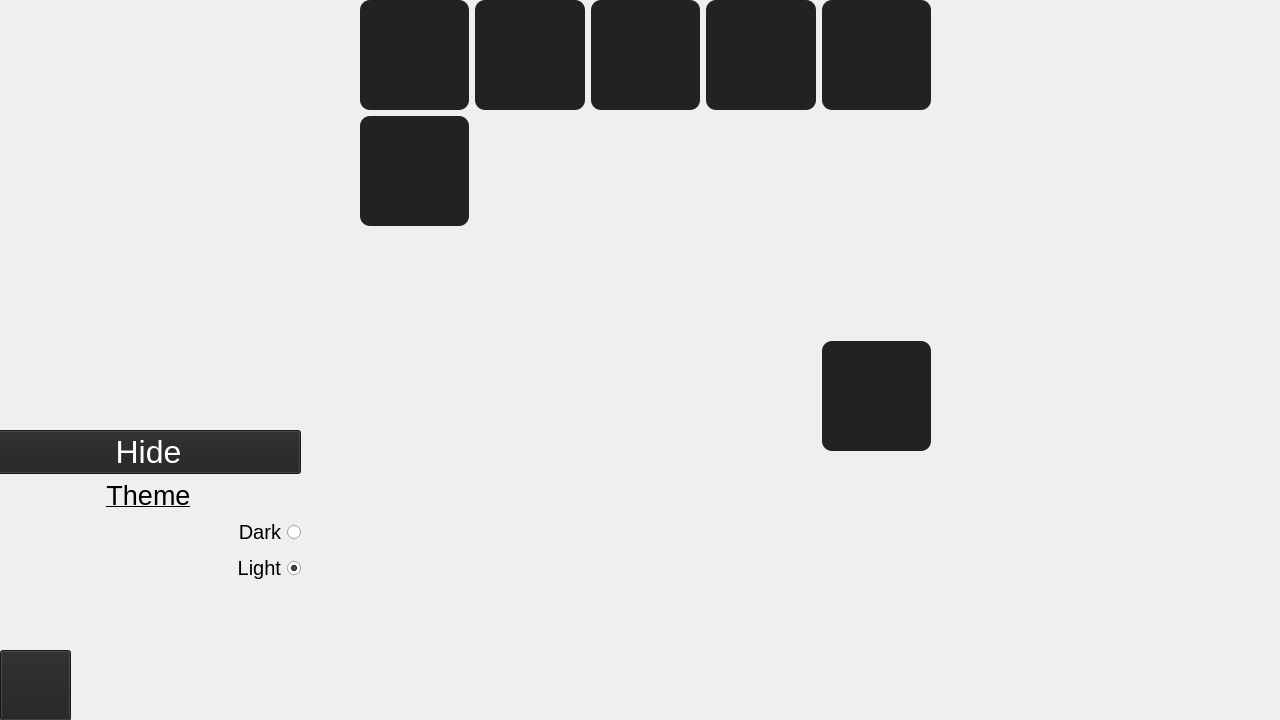
<?xml version="1.0" encoding="UTF-8"?>
<ui version="4.0">
 <class>MainWindow</class>
 <widget class="QMainWindow" name="MainWindow">
  <property name="geometry">
   <rect>
    <x>0</x>
    <y>0</y>
    <width>1280</width>
    <height>720</height>
   </rect>
  </property>
  <property name="sizePolicy">
   <sizepolicy hsizetype="MinimumExpanding" vsizetype="Preferred">
    <horstretch>0</horstretch>
    <verstretch>0</verstretch>
   </sizepolicy>
  </property>
  <property name="windowTitle">
   <string>MainWindow</string>
  </property>
  <widget class="QWidget" name="centralwidget">
   <property name="styleSheet">
    <string notr="true">background-color: white;
QPushButton {
	color: black;
}
</string>
   </property>
   <widget class="QWidget" name="formLayoutWidget">
    <property name="geometry">
     <rect>
      <x>-10</x>
      <y>430</y>
      <width>311</width>
      <height>397</height>
     </rect>
    </property>
    <layout class="QFormLayout" name="formLayout_4">
     <item row="3" column="1">
      <widget class="QRadioButton" name="radioButton_dark">
       <property name="sizePolicy">
        <sizepolicy hsizetype="Expanding" vsizetype="Fixed">
         <horstretch>0</horstretch>
         <verstretch>0</verstretch>
        </sizepolicy>
       </property>
       <property name="minimumSize">
        <size>
         <width>0</width>
         <height>0</height>
        </size>
       </property>
       <property name="maximumSize">
        <size>
         <width>16777215</width>
         <height>16777215</height>
        </size>
       </property>
       <property name="baseSize">
        <size>
         <width>0</width>
         <height>0</height>
        </size>
       </property>
       <property name="font">
        <font>
         <pointsize>15</pointsize>
        </font>
       </property>
       <property name="layoutDirection">
        <enum>Qt::RightToLeft</enum>
       </property>
       <property name="styleSheet">
        <string notr="true">text-align: center;</string>
       </property>
       <property name="text">
        <string>Dark</string>
       </property>
      </widget>
     </item>
     <item row="4" column="1">
      <widget class="QRadioButton" name="radioButton_light">
       <property name="sizePolicy">
        <sizepolicy hsizetype="Minimum" vsizetype="Fixed">
         <horstretch>0</horstretch>
         <verstretch>0</verstretch>
        </sizepolicy>
       </property>
       <property name="font">
        <font>
         <pointsize>15</pointsize>
        </font>
       </property>
       <property name="layoutDirection">
        <enum>Qt::RightToLeft</enum>
       </property>
       <property name="text">
        <string>Light</string>
       </property>
       <property name="checked">
        <bool>true</bool>
       </property>
      </widget>
     </item>
     <item row="1" column="1">
      <widget class="QLabel" name="label">
       <property name="sizePolicy">
        <sizepolicy hsizetype="Minimum" vsizetype="Preferred">
         <horstretch>0</horstretch>
         <verstretch>0</verstretch>
        </sizepolicy>
       </property>
       <property name="font">
        <font>
         <pointsize>20</pointsize>
         <weight>50</weight>
         <italic>false</italic>
         <bold>false</bold>
         <underline>true</underline>
        </font>
       </property>
       <property name="layoutDirection">
        <enum>Qt::LeftToRight</enum>
       </property>
       <property name="text">
        <string>Theme</string>
       </property>
       <property name="alignment">
        <set>Qt::AlignCenter</set>
       </property>
      </widget>
     </item>
     <item row="0" column="1">
      <widget class="QPushButton" name="pushButton_hide">
       <property name="sizePolicy">
        <sizepolicy hsizetype="Minimum" vsizetype="Minimum">
         <horstretch>0</horstretch>
         <verstretch>0</verstretch>
        </sizepolicy>
       </property>
       <property name="font">
        <font>
         <pointsize>24</pointsize>
        </font>
       </property>
       <property name="styleSheet">
        <string notr="true">QPushButton {background-color: #222222; color: white}</string>
       </property>
       <property name="text">
        <string>Hide</string>
       </property>
      </widget>
     </item>
    </layout>
   </widget>
   <widget class="QWidget" name="gridLayoutWidget">
    <property name="geometry">
     <rect>
      <x>360</x>
      <y>0</y>
      <width>571</width>
      <height>451</height>
     </rect>
    </property>
    <layout class="QGridLayout" name="gridLayout">
     <item row="0" column="4">
      <widget class="QPushButton" name="pushButton_photoshop">
       <property name="sizePolicy">
        <sizepolicy hsizetype="Expanding" vsizetype="Expanding">
         <horstretch>0</horstretch>
         <verstretch>0</verstretch>
        </sizepolicy>
       </property>
       <property name="styleSheet">
        <string notr="true">QPushButton {background-color: #222222; color: white; border-radius: 10px;}</string>
       </property>
       <property name="text">
        <string/>
       </property>
      </widget>
     </item>
     <item row="0" column="1">
      <widget class="QPushButton" name="pushButton_note">
       <property name="sizePolicy">
        <sizepolicy hsizetype="Expanding" vsizetype="Expanding">
         <horstretch>0</horstretch>
         <verstretch>0</verstretch>
        </sizepolicy>
       </property>
       <property name="styleSheet">
        <string notr="true">QPushButton {background-color: #222222; color: white; border-radius: 10px;}</string>
       </property>
       <property name="text">
        <string/>
       </property>
      </widget>
     </item>
     <item row="0" column="0">
      <widget class="QPushButton" name="pushButton_calc">
       <property name="sizePolicy">
        <sizepolicy hsizetype="Expanding" vsizetype="Expanding">
         <horstretch>0</horstretch>
         <verstretch>0</verstretch>
        </sizepolicy>
       </property>
       <property name="styleSheet">
        <string notr="true">QPushButton {background-color: #222222; color: white; border-radius: 10px;}</string>
       </property>
       <property name="text">
        <string/>
       </property>
      </widget>
     </item>
     <item row="0" column="2">
      <widget class="QPushButton" name="pushButton_random">
       <property name="sizePolicy">
        <sizepolicy hsizetype="Expanding" vsizetype="Expanding">
         <horstretch>0</horstretch>
         <verstretch>0</verstretch>
        </sizepolicy>
       </property>
       <property name="styleSheet">
        <string notr="true">QPushButton {background-color: #222222; color: white; border-radius: 10px;}</string>
       </property>
       <property name="text">
        <string/>
       </property>
      </widget>
     </item>
     <item row="3" column="4">
      <widget class="QPushButton" name="pushButton_yandex">
       <property name="sizePolicy">
        <sizepolicy hsizetype="Expanding" vsizetype="Expanding">
         <horstretch>0</horstretch>
         <verstretch>0</verstretch>
        </sizepolicy>
       </property>
       <property name="styleSheet">
        <string notr="true">QPushButton {background-color: #222222; color: white; border-radius: 10px;}</string>
       </property>
       <property name="text">
        <string/>
       </property>
      </widget>
     </item>
     <item row="0" column="3">
      <widget class="QPushButton" name="pushButton_calendar">
       <property name="sizePolicy">
        <sizepolicy hsizetype="Expanding" vsizetype="Expanding">
         <horstretch>0</horstretch>
         <verstretch>0</verstretch>
        </sizepolicy>
       </property>
       <property name="styleSheet">
        <string notr="true">QPushButton {background-color: #222222; color: white; border-radius: 10px;}</string>
       </property>
       <property name="text">
        <string/>
       </property>
      </widget>
     </item>
     <item row="2" column="3">
      <spacer name="verticalSpacer">
       <property name="orientation">
        <enum>Qt::Vertical</enum>
       </property>
       <property name="sizeHint" stdset="0">
        <size>
         <width>20</width>
         <height>40</height>
        </size>
       </property>
      </spacer>
     </item>
     <item row="1" column="3">
      <spacer name="verticalSpacer_2">
       <property name="orientation">
        <enum>Qt::Vertical</enum>
       </property>
       <property name="sizeHint" stdset="0">
        <size>
         <width>20</width>
         <height>40</height>
        </size>
       </property>
      </spacer>
     </item>
     <item row="1" column="0">
      <widget class="QPushButton" name="pushButton_paint">
       <property name="sizePolicy">
        <sizepolicy hsizetype="Expanding" vsizetype="Expanding">
         <horstretch>0</horstretch>
         <verstretch>0</verstretch>
        </sizepolicy>
       </property>
       <property name="styleSheet">
        <string notr="true">QPushButton {background-color: #222222; color: white; border-radius: 10px;}</string>
       </property>
       <property name="text">
        <string/>
       </property>
      </widget>
     </item>
    </layout>
   </widget>
   <widget class="QPushButton" name="pushButton_theme">
    <property name="geometry">
     <rect>
      <x>0</x>
      <y>650</y>
      <width>71</width>
      <height>71</height>
     </rect>
    </property>
    <property name="sizePolicy">
     <sizepolicy hsizetype="Expanding" vsizetype="Expanding">
      <horstretch>0</horstretch>
      <verstretch>0</verstretch>
     </sizepolicy>
    </property>
    <property name="font">
     <font>
      <family>Segoe UI Black</family>
      <weight>75</weight>
      <bold>true</bold>
     </font>
    </property>
    <property name="styleSheet">
     <string notr="true">QPushButton {background-color: #222222; color: white}</string>
    </property>
    <property name="text">
     <string/>
    </property>
    <property name="icon">
     <iconset>
      <normaloff>../icons/windows.jpg</normaloff>../icons/windows.jpg</iconset>
    </property>
    <property name="iconSize">
     <size>
      <width>65</width>
      <height>65</height>
     </size>
    </property>
   </widget>
  </widget>
 </widget>
 <resources/>
 <connections/>
</ui>
